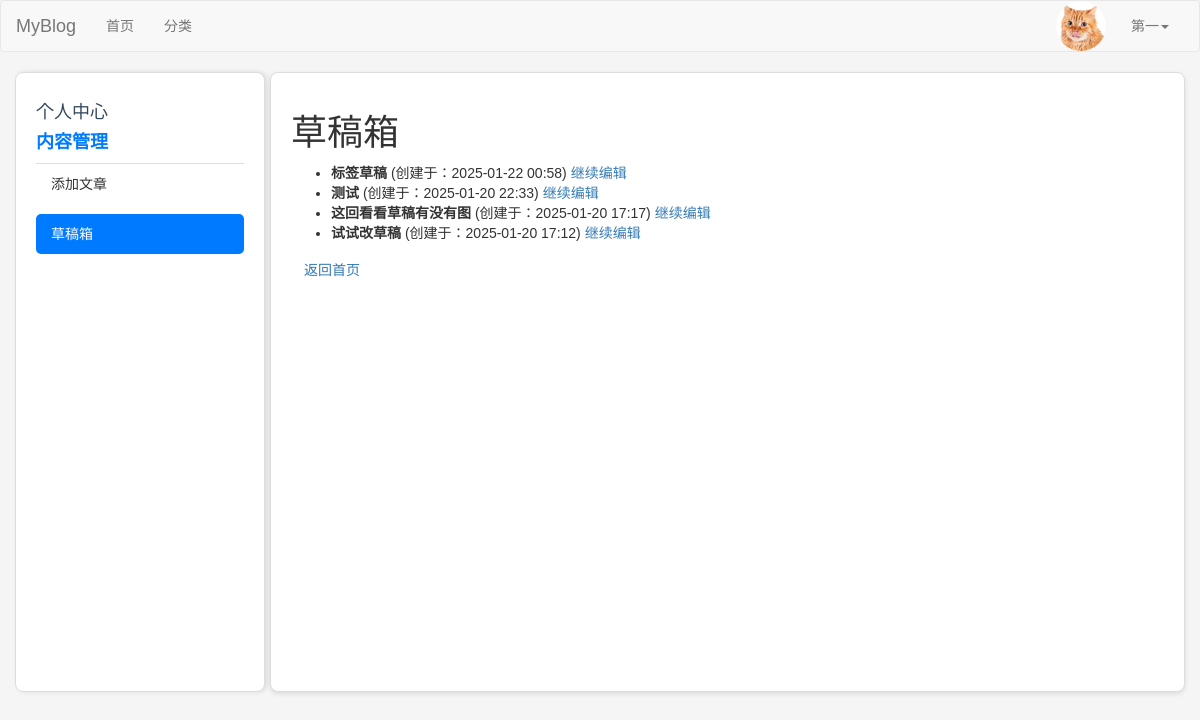
Before: /drafts/ (signed in) with the older database file.
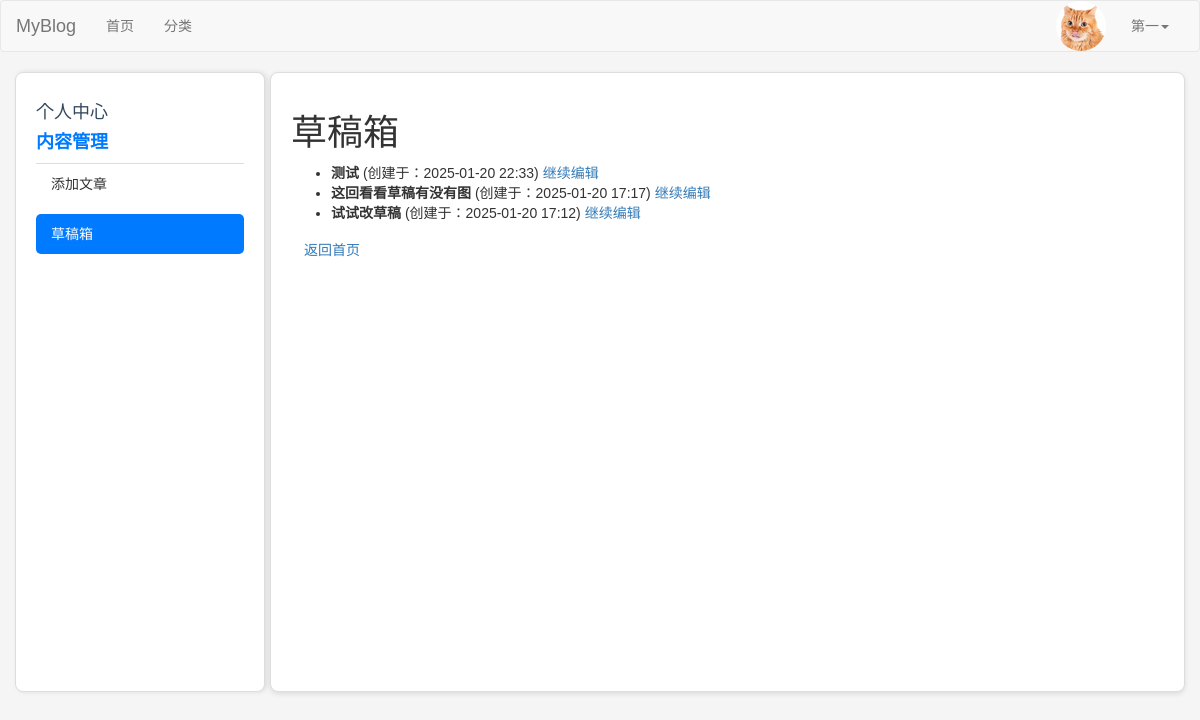
After: the same page with the newer database file.
### blog/models.py (models this page shows, shortened)
class Post(models.Model):
    DRAFT = 'draft'
    PUBLISHED = 'published'
    STATUS_CHOICES = [
        (DRAFT, '草稿'),
        (PUBLISHED, '已发布'),
    ]
    title = models.CharField(max_length=61, verbose_name="文章标题")
    desc = models.TextField(max_length=200, blank=True, default="", verbose_name="文章描述")
    category = models.ForeignKey(Category, on_delete=models.CASCADE, verbose_name="分类")
    content = models.TextField(verbose_name="文章详情")
    tags = models.ManyToManyField(Tag, related_name='posts', verbose_name="文章标签")  # 修改为 ManyToManyField
    owner = models.ForeignKey(User, on_delete=models.CASCADE, verbose_name="作者")
    is_hot = models.BooleanField(default=False, verbose_name='是否热门')
    pv = models.IntegerField(default=0, verbose_name='浏览量')
    add_date = models.DateTimeField(auto_now_add=True, verbose_name="添加时间")
    pub_date = models.DateTimeField(auto_now=True, verbose_name="修改时间")
    status = models.CharField(max_length=10, choices=STATUS_CHOICES, default=DRAFT, verbose_name="状态")
    liked_users = models.ManyToManyField(
        User,
        related_name="liked_posts",
        blank=True,
        verbose_name="点赞用户",
    )
    favorited_users = models.ManyToManyField(
        User,
        related_name="favorited_posts",
        blank=True,
        verbose_name="收藏用户",
    )
    class Meta:
        verbose_name = "文章"
        verbose_name_plural = verbose_name

### blog/views/post.py (the view)
# urls.py: path('drafts/', post.draft_list, name='draft_list'),  # 草稿箱
@login_required
def draft_list(request):
    drafts = Post.objects.filter(owner=request.user, status=Post.DRAFT).order_by('-add_date')
    return render(request, 'draft_list.html', { 'drafts': drafts, 'active_menu': 'content-manage', 'active_link': 'draft_list'})

### blog/templates/draft_list.html (shortened to what this page needs)
{% extends 'layout/user.html' %}
{% block user_content %}
    <h1>草稿箱</h1>
    <ul>
        {% for draft in drafts %}
            <li>
                <strong>{{ draft.title }}</strong> (创建于：{{ draft.add_date|date:"Y-m-d H:i" }})
                <a href="{% url 'blog:edit_draft' draft.id %}">继续编辑</a>
            </li>
        {% empty %}
            <p>暂无草稿。</p>
        {% endfor %}
    </ul>
    <a href="{% url 'blog:index' %}" class="btn btn-secondary">返回首页</a>
{% endblock %}

Changed rows visible on the page:
no longer on this page (row edited): Post: title "标签草稿", add_date "2025-01-22 00:58"
